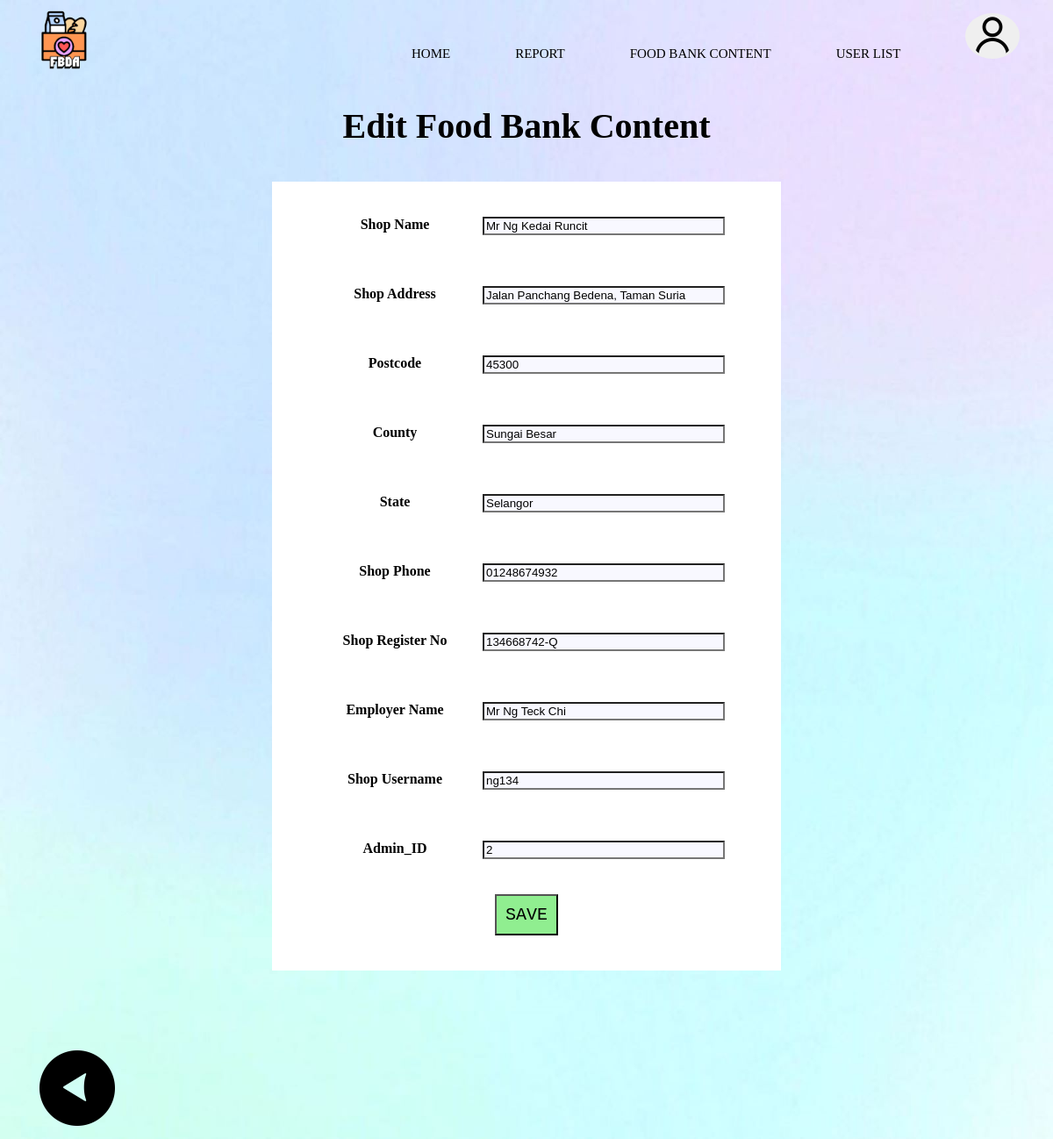
Screenshot of /asg/AdminEditFoodBank.php?id=2 with the database file from the repository.
### tables this page shows
CREATE TABLE `shop` (
  `Shop_ID` int(30) NOT NULL,
  `Shop_Name` varchar(255) NOT NULL,
  `Shop_Address` varchar(255) NOT NULL,
  `Shop_Postcode` int(11) NOT NULL,
  `Shop_Phone` varchar(20) NOT NULL,
  `Shop_RegisNo` varchar(20) NOT NULL,
  `Employer_Name` varchar(255) NOT NULL,
  `Shop_UserName` varchar(20) NOT NULL,
  `Shop_Password` varchar(20) NOT NULL,
  `Admin_ID` int(30) NOT NULL,
  `Location_ID` int(30) NOT NULL
);

CREATE TABLE `distribution_location` (
  `Location_ID` int(30) NOT NULL,
  `Location_City` varchar(30) NOT NULL,
  `Location_State` varchar(30) NOT NULL
);

### asg/AdminEditFoodBank.php (the view, shortened to what this page needs)
<?php
function valid($shopID, $shopname, $shopaddress,$shoppc,$shopcity,$shopstate,$shopphone,$shopre,$emp,$username,$adminID,$error)
{
?>
<!DOCTYPE type>
<html>
<head>
	<link rel="stylesheet" href="format.css">
</head>
<body>
<div id ="nav-placeholder"></div>
<form action="" method="post">
	<p id = "title" style = "text-align: center">Edit Food Bank Content</p>
	<div class = "form">
        <div class = "textBorder">
            <label for="name" class = "label"><b></b>Shop Name</label>
            <input type="text" name= "name"  value="<?php echo $shopname; ?>" />
        </div>
        <br>
        <div class = "textBorder">
            <label for = "address"class = "label">Shop Address</label>
            <input type = "text" size = "50" name = "add" value="<?php echo $shopaddress; ?>" />
        </div>
        <br>
         <div class = "textBorder">
	        <label for="postcode"class = "label">Postcode</label>
	        <input type ="int" placeholder="eg: 43300" name = "postcode" value="<?php echo $shoppc; ?>" />
        </div>
        <br>
        <div class = "textBorder">
            <label for = "city" class = "label">County</label>
            <input type ="text" placeholder="eg: Hulu Selangor" name = "county" value="<?php echo $shopcity; ?>" />
        </div>
        <br>
        <div class = "textBorder">
            <label for = "state" class = "label">State</label>
            <input type = "text" placeholder = "eg: Selangor" name = "state" value="<?php echo $shopstate; ?>" />
        </div>
        <br>
        <div class = "textBorder">
            <label for = "phone" class = "label">Shop Phone</label>
            <input type = "text" placeholder = "0124238905" name = "phone" value="<?php echo $shopphone; ?>" />
        </div>
        <br>
        <div class = "textBorder">
            <label for = "regisNo" class = "label">Shop Register No</label>
            <input type = "text" placeholder = "Enter shop register number" name = "regisNo" value="<?php echo $shopre; ?>" />
        </div>
        <br>
        <div class = "textBorder">
            <label for = "emName" class = "label">Employer Name</label>
            <input type = "text" placeholder = "Enter full name" name = "emName" value="<?php echo $emp; ?>" />
        </div>
        <br>
        <div class = "textBorder">
            <label for = "username" class = "label">Shop Username</label>
            <input type = "text" name = "username" value="<?php echo $username; ?>" readonly/>
        </div>
        <br>
        <div class = "textBorder">
            <label for = "admin"class = "label">Admin_ID</label>
            <input type = "text" placeholder="Enter admin id" name = "admin"  value="<?php echo $adminID; ?>"/>
        </div>
        <button type = "submit" class = "save" name = "submit" id = "submit">SAVE</button>
    </div>
	</form>
<br>
<a href='http://localhost/asg/AdminFoodBankContent.php'><img src = "pic/arrow.png" alt="back" class="arrow"></a>
</body>
</html>
<?php
}
    $conn = mysqli_connect("localhost", "root", "", "database");
    if (isset($_POST['submit'])) {
        if (is_numeric($_POST['id']))
        {
                $id = mysqli_real_escape_string($conn,$_POST['id']);
                $name = mysqli_real_escape_string($conn,$_POST['name']);
                $add = mysqli_real_escape_string($conn,$_POST['add']);
                $postcode = mysqli_real_escape_string($conn,$_POST['postcode']);
                $city = mysqli_real_escape_string($conn,$_POST['county']);
                $state = mysqli_real_escape_string($conn,$_POST['state']);
                $phone = mysqli_real_escape_string($conn,$_POST['phone']);
                $regisNo = mysqli_real_escape_string($conn,$_POST['regisNo']);
                $emName  = mysqli_real_escape_string($conn,$_POST['emName']);
                $username = mysqli_real_escape_string($conn,$_POST['username']);
                $admin = mysqli_real_escape_string($conn,$_POST['admin']);
                $sql = "UPDATE shop SET Shop_Name = '$name' WHERE  Shop_ID = '$id'";
                $sql = "UPDATE shop SET Shop_Name = '$name', Shop_Address = '$add', Shop_Postcode = '$postcode', Shop_Phone = '$phone',
                 Shop_RegisNo = '$regisNo', Employer_Name = '$emName', Shop_UserName = '$username',
                  Admin_ID = '$admin' WHERE Shop_ID = '$id'";
                $sql2 = "UPDATE distribution_location SET Location_City = '$city', Location_State = '$state' WHERE Location_ID IN (SELECT Location_ID From shop
                 WHERE Shop_ID = '$id')";
                 $rs = mysqli_query($conn, $sql);
                $rs2 = mysqli_query($conn, $sql2);
                if($rs && $rs2){
                    valid($id, $name, $add,$postcode,$city,$state,$phone,$regisNo,$emName,$username,$admin,'');
                }
                else{
                    echo "Error HERE";
                }
        }
    }
    else{
        if (isset($_GET['id']) && is_numeric($_GET['id']) && $_GET['id'] > 0){
            $id = (int)$_GET['id'];
            $ggg = "SELECT * FROM shop WHERE Shop_ID= '$id'";
            $hhh = "SELECT * FROM distribution_location WHERE Location_ID IN (SELECT Location_ID FROM shop WHERE Shop_ID = '$id')";
            $result = mysqli_query($conn,$ggg);
            $result2 = mysqli_query($conn,$hhh);
            $row = mysqli_fetch_array($result);
            $row2 = mysqli_fetch_array($result2);
            if($row && $row2)
                {
                $name = $row['Shop_Name'];
                $add = $row['Shop_Address'];
                $postcode = $row['Shop_Postcode'];
                $city = $row2['Location_City'];
                $state = $row2['Location_State'];
                $phone = $row['Shop_Phone'];
                $regisNo = $row['Shop_RegisNo'];
                $em = $row['Employer_Name'];
                $username = $row['Shop_UserName'];
                $admin = $row['Admin_ID'];
                valid($id, $name, $add,$postcode,$city,$state,$phone,$regisNo,$em,$username,$admin,'');
                }
                else
                {
                 echo "No results!";
                }
            }
        else{
            echo "Error";
        }
}
?>

### asg/format.css (style rules this page uses)
body { background-image: url("pic/background.jpg"); background-repeat: no-repeat; background-attachment: fixed; background-size: cover; }

### asg/AdminEditFoodBank.php (style rules this page uses)
.form { padding : 20px 40px; background-color: #FFFFFF; width: 500px; margin: auto; text-align: center; position: relative; }
input[type=text], input[type= password], input[type=int] { width: 60%; display: inline-block; background: ghostwhite; }
.label { float: left; width: 10em; margin-right: 1em; font-weight: bold; }
.textBorder { padding : 20px; }
#title { font-weight: bold; font-size: 40px; font-family: Lucida ; }
.arrow { width: 100px; height: 100px; margin-top: 50px; margin-left: 30px; }
.save { margin: 20px; background-color: #90EE90; padding: 10px 10px; font-size: 20px; font-family: Lucida Console, monospace; }

### rows the page displays
shop: name "Mr Ng Kedai Runcit", add "Jalan Panchang Bedena, Taman Suria", postcode "45300", phone "01248674932", regisNo "134668742-Q", emName "Mr Ng Teck Chi", username "ng134", admin "2"
distribution_location: county "Sungai Besar", state "Selangor"
